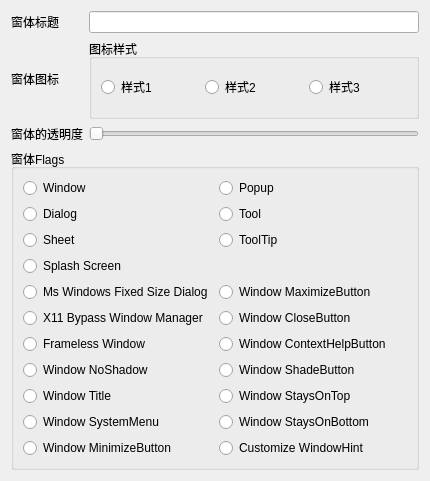
<?xml version="1.0" encoding="UTF-8"?>
<ui version="4.0">
 <class>Form</class>
 <widget class="QWidget" name="Form">
  <property name="geometry">
   <rect>
    <x>0</x>
    <y>0</y>
    <width>430</width>
    <height>481</height>
   </rect>
  </property>
  <property name="windowTitle">
   <string>QWidget简单示例</string>
  </property>
  <layout class="QVBoxLayout" name="verticalLayout">
   <item>
    <layout class="QGridLayout" name="gridLayout_3">
     <item row="7" column="0" colspan="2">
      <widget class="QGroupBox" name="groupBox">
       <property name="title">
        <string>窗体Flags</string>
       </property>
       <layout class="QGridLayout" name="gridLayout">
        <item row="13" column="1">
         <widget class="QRadioButton" name="radioButtonWindowStaysOnBottom">
          <property name="text">
           <string>Window StaysOnBottom</string>
          </property>
         </widget>
        </item>
        <item row="11" column="1">
         <widget class="QRadioButton" name="radioButtonWindowShadeButton">
          <property name="text">
           <string>Window ShadeButton</string>
          </property>
         </widget>
        </item>
        <item row="9" column="1">
         <widget class="QRadioButton" name="radioButtonWindowCloseButton">
          <property name="text">
           <string>Window CloseButton</string>
          </property>
         </widget>
        </item>
        <item row="12" column="0">
         <widget class="QRadioButton" name="radioButtonWindowTitle">
          <property name="text">
           <string>Window Title</string>
          </property>
         </widget>
        </item>
        <item row="7" column="0">
         <widget class="QRadioButton" name="radioButtonSplashScreen">
          <property name="text">
           <string>Splash Screen</string>
          </property>
         </widget>
        </item>
        <item row="9" column="0">
         <widget class="QRadioButton" name="radioButtonX11BypassWindowManager">
          <property name="text">
           <string>X11 Bypass Window Manager</string>
          </property>
         </widget>
        </item>
        <item row="10" column="1">
         <widget class="QRadioButton" name="radioButtonWindowContextHelpButton">
          <property name="text">
           <string>Window ContextHelpButton</string>
          </property>
         </widget>
        </item>
        <item row="4" column="0">
         <widget class="QRadioButton" name="radioButtonWindow">
          <property name="text">
           <string>Window</string>
          </property>
         </widget>
        </item>
        <item row="12" column="1">
         <widget class="QRadioButton" name="radioButtonWindowStaysOnTop">
          <property name="text">
           <string>Window StaysOnTop</string>
          </property>
         </widget>
        </item>
        <item row="4" column="1">
         <widget class="QRadioButton" name="radioButtonPopup">
          <property name="text">
           <string>Popup</string>
          </property>
         </widget>
        </item>
        <item row="10" column="0">
         <widget class="QRadioButton" name="radioButtonFramelessWindow">
          <property name="text">
           <string>Frameless Window</string>
          </property>
         </widget>
        </item>
        <item row="13" column="0">
         <widget class="QRadioButton" name="radioButtonWindowSystemMenu">
          <property name="text">
           <string>Window SystemMenu</string>
          </property>
         </widget>
        </item>
        <item row="6" column="0">
         <widget class="QRadioButton" name="radioButtonSheet">
          <property name="text">
           <string>Sheet</string>
          </property>
         </widget>
        </item>
        <item row="5" column="1">
         <widget class="QRadioButton" name="radioButtonTool">
          <property name="text">
           <string>Tool</string>
          </property>
         </widget>
        </item>
        <item row="5" column="0">
         <widget class="QRadioButton" name="radioButtonDialog">
          <property name="text">
           <string>Dialog</string>
          </property>
         </widget>
        </item>
        <item row="11" column="0">
         <widget class="QRadioButton" name="radioButtonWindowNoShadow">
          <property name="text">
           <string>Window NoShadow</string>
          </property>
         </widget>
        </item>
        <item row="8" column="0">
         <widget class="QRadioButton" name="radioButtonMsWindowsFixedSizeDialog">
          <property name="text">
           <string>Ms Windows Fixed Size Dialog</string>
          </property>
         </widget>
        </item>
        <item row="8" column="1">
         <widget class="QRadioButton" name="radioButtonWindowMaximizeButton">
          <property name="text">
           <string>Window MaximizeButton</string>
          </property>
         </widget>
        </item>
        <item row="6" column="1">
         <widget class="QRadioButton" name="radioButtonToolTip">
          <property name="text">
           <string>ToolTip</string>
          </property>
         </widget>
        </item>
        <item row="14" column="0">
         <widget class="QRadioButton" name="radioButtonWindowMinimizeButton">
          <property name="text">
           <string>Window MinimizeButton</string>
          </property>
         </widget>
        </item>
        <item row="14" column="1">
         <widget class="QRadioButton" name="radioButtonCustomizeWindowHint">
          <property name="text">
           <string>Customize WindowHint</string>
          </property>
         </widget>
        </item>
       </layout>
      </widget>
     </item>
     <item row="6" column="1">
      <widget class="QSlider" name="horizontalSliderTransparency">
       <property name="sizePolicy">
        <sizepolicy hsizetype="Expanding" vsizetype="Fixed">
         <horstretch>0</horstretch>
         <verstretch>0</verstretch>
        </sizepolicy>
       </property>
       <property name="maximum">
        <number>10</number>
       </property>
       <property name="singleStep">
        <number>1</number>
       </property>
       <property name="orientation">
        <enum>Qt::Horizontal</enum>
       </property>
      </widget>
     </item>
     <item row="6" column="0">
      <widget class="QLabel" name="label_2">
       <property name="text">
        <string>窗体的透明度</string>
       </property>
      </widget>
     </item>
     <item row="5" column="1">
      <widget class="QGroupBox" name="groupBox_3">
       <property name="title">
        <string>图标样式</string>
       </property>
       <layout class="QHBoxLayout" name="horizontalLayout">
        <item>
         <widget class="QRadioButton" name="radioButton_icon1">
          <property name="text">
           <string>样式1</string>
          </property>
         </widget>
        </item>
        <item>
         <widget class="QRadioButton" name="radioButton_icon2">
          <property name="text">
           <string>样式2</string>
          </property>
         </widget>
        </item>
        <item>
         <widget class="QRadioButton" name="radioButton_icon3">
          <property name="text">
           <string>样式3</string>
          </property>
         </widget>
        </item>
       </layout>
      </widget>
     </item>
     <item row="5" column="0">
      <widget class="QLabel" name="label">
       <property name="text">
        <string>窗体图标</string>
       </property>
      </widget>
     </item>
     <item row="4" column="0">
      <widget class="QLabel" name="label_3">
       <property name="text">
        <string>窗体标题</string>
       </property>
      </widget>
     </item>
     <item row="4" column="1">
      <widget class="QLineEdit" name="lineEditTitle">
       <property name="clearButtonEnabled">
        <bool>true</bool>
       </property>
      </widget>
     </item>
    </layout>
   </item>
  </layout>
 </widget>
 <resources>
  <include location="img.qrc"/>
 </resources>
 <connections/>
</ui>
